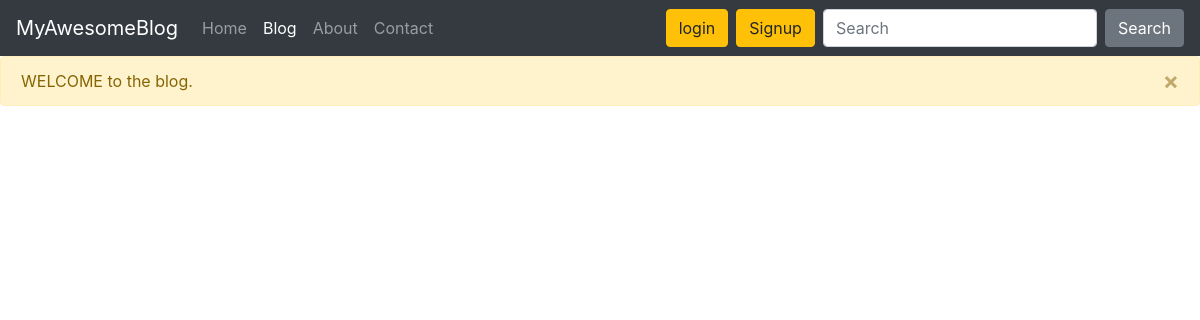
The page /blog/ on the database as committed earlier.
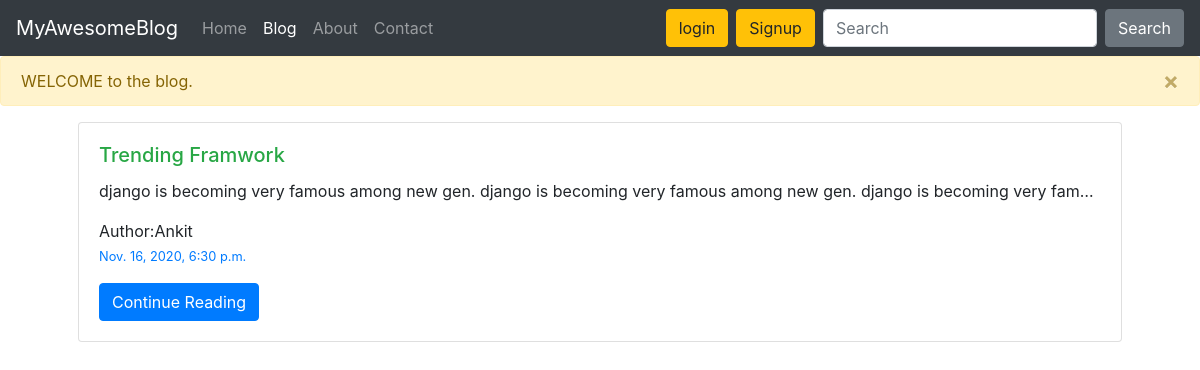
The same page on the database as committed later.
### myBlogApp/models.py (models this page shows, shortened)
class Post(models.Model):
  sno = models.AutoField(primary_key=True)
  title = models.CharField(max_length=255)
  category = models.CharField(max_length=25)
  content = models.CharField(max_length=1000)
  slug = models.CharField(max_length=50)
  author = models.CharField(max_length=12)
  timeStamp = models.DateTimeField(blank=True)

### myBlogApp/views.py (the view)
# urls.py: path('', views.blogHome, name='blogHome'),
def blogHome(request):
  allPosts = Post.objects.all()
  context = {'allPosts': allPosts}
  messages.warning(request, 'WELCOME to the blog.')
  return render(request, 'blogApp/blogHome.html', context)

### templates/blogApp/blogHome.html (shortened to what this page needs)
{% extends 'base.html' %}
{% block blogactive %}active{% endblock blogactive %}
{% block body %}
<div class="container px-5">
{% for post in allPosts %}
  <div class="card mb-4">
    <div class="card-body">
      <h5 class="card-title text-success">{{post.title}}</h5>
      <p class="card-text">{{post.content | truncatechars:120}}</p>
      <p class="m-0"> Author:{{post.author}}</p>
      <p class="card-text "><small class="text-primary">{{post.timeStamp}}</small></p>
      <a href="/blog/{{post.slug}}" class="btn btn-primary">Continue Reading</a>
    </div>
  </div>
{% endfor %}
</div>
{% endblock body %}

Rows that differ between the two databases and show on the page:
added Post: title "Trending Framwork", content "django is becoming very famous among new gen. django is becoming very famous among new gen. django is becoming very fam…", author "Ankit", timeStamp "Nov. 16, 2020, 6:30 p.m."
